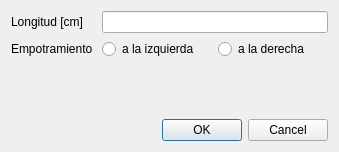
<?xml version="1.0" encoding="UTF-8"?>
<ui version="4.0">
 <class>DlgEditVoladizo</class>
 <widget class="QDialog" name="DlgEditVoladizo">
  <property name="geometry">
   <rect>
    <x>0</x>
    <y>0</y>
    <width>339</width>
    <height>152</height>
   </rect>
  </property>
  <property name="windowTitle">
   <string>Editar Voladizo</string>
  </property>
  <layout class="QVBoxLayout" name="verticalLayout">
   <item>
    <layout class="QFormLayout" name="formLayout">
     <item row="0" column="0">
      <widget class="QLabel" name="label">
       <property name="text">
        <string>Longitud [cm]</string>
       </property>
       <property name="buddy">
        <cstring>txtLongitud</cstring>
       </property>
      </widget>
     </item>
     <item row="0" column="1">
      <widget class="QLineEdit" name="txtLongitud"/>
     </item>
     <item row="1" column="0">
      <widget class="QLabel" name="label_2">
       <property name="text">
        <string>Empotramiento </string>
       </property>
       <property name="buddy">
        <cstring>radioIzquierda</cstring>
       </property>
      </widget>
     </item>
     <item row="1" column="1">
      <layout class="QHBoxLayout" name="horizontalLayout">
       <item>
        <widget class="QRadioButton" name="radioIzquierda">
         <property name="text">
          <string>a la izquierda</string>
         </property>
        </widget>
       </item>
       <item>
        <widget class="QRadioButton" name="radioDerecha">
         <property name="text">
          <string>a la derecha</string>
         </property>
        </widget>
       </item>
      </layout>
     </item>
    </layout>
   </item>
   <item>
    <widget class="QDialogButtonBox" name="buttonBox">
     <property name="orientation">
      <enum>Qt::Horizontal</enum>
     </property>
     <property name="standardButtons">
      <set>QDialogButtonBox::Cancel|QDialogButtonBox::Ok</set>
     </property>
    </widget>
   </item>
  </layout>
 </widget>
 <tabstops>
  <tabstop>txtLongitud</tabstop>
  <tabstop>radioIzquierda</tabstop>
  <tabstop>radioDerecha</tabstop>
 </tabstops>
 <resources/>
 <connections>
  <connection>
   <sender>buttonBox</sender>
   <signal>accepted()</signal>
   <receiver>DlgEditVoladizo</receiver>
   <slot>accept()</slot>
   <hints>
    <hint type="sourcelabel">
     <x>248</x>
     <y>254</y>
    </hint>
    <hint type="destinationlabel">
     <x>157</x>
     <y>274</y>
    </hint>
   </hints>
  </connection>
  <connection>
   <sender>buttonBox</sender>
   <signal>rejected()</signal>
   <receiver>DlgEditVoladizo</receiver>
   <slot>reject()</slot>
   <hints>
    <hint type="sourcelabel">
     <x>316</x>
     <y>260</y>
    </hint>
    <hint type="destinationlabel">
     <x>286</x>
     <y>274</y>
    </hint>
   </hints>
  </connection>
 </connections>
</ui>
